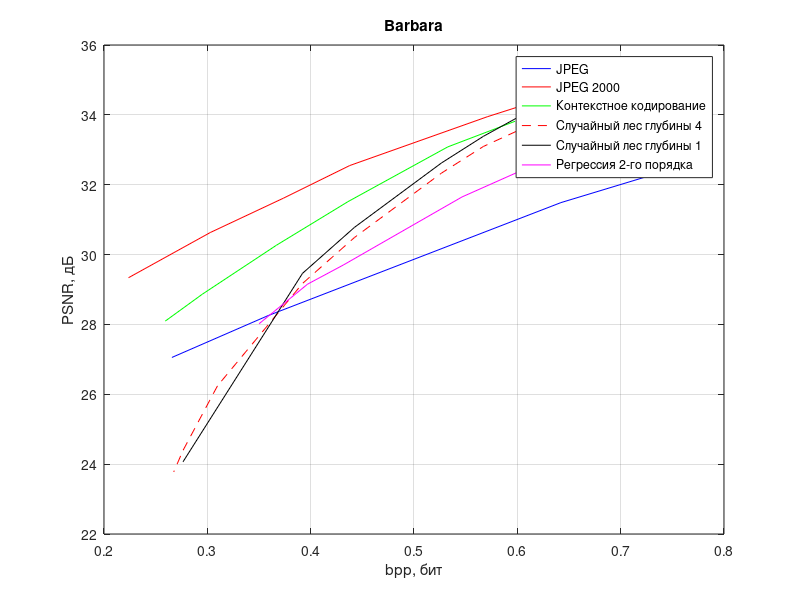

Source code (MATLAB):
% JPEG
y = [27.0546 28.2538 31.4880 32.5366];
x = [0.2657 0.3589 0.6422 0.7592];
plot(x, y, 'b')
hold on
grid on
title('Barbara')
xlabel('bpp, бит')
ylabel('PSNR, дБ')

% JPEG 200
y = [35.1452 33.9455 32.5490 31.6155 30.6306 29.3370];
x = [0.6980 0.5709 0.4378 0.3737 0.3028 0.2237];
plot(x, y, 'r')

% Контекстное кодирование
y = [33.81681261336805 33.082536422869886 31.515783073075745 30.266515910920017 28.864539027442603 28.095877633186348];
x = [0.597808837890625 0.53265380859375 0.436126708984375 0.3668212890625 0.29510498046875 0.259307861328125];
plot(x, y, 'g')


% Лес
y = [33.95042188853107 33.20600151248229 32.494401359500024 31.73237739264571 29.890180338874085 28.57258909396281...
    25.64118540807772 23.792562275736046 23.176496202963595];
x = [0.685302734375 0.619415283203125 0.567108154296875 0.526580810546875 0.44244384765625 0.392120361328125...
    0.309814453125 0.276458740234375 0.2674560546875];
plot(x, y + 0.6, 'r--')

% Пни
y = [33.607226536578985 32.9364154356932 32.0848152827 31.32279131585 29.4805942620850 28.16300301...
    22.766910126174];
x = [0.685302734375 0.619415283203125 0.567108154296875 0.526580810546875 0.44244384765625 0.392120361328125...
    0.276458740234375];
plot(x, y + 1.3, 'k')

% регрессия
y = [26.1209927784992 27.25372933122453 27.8 29.750591520825896 32.082536422869886];
x = [0.350128173828125 0.39703369140625 0.431549072265625 0.546539306640625 0.72369384765625];
plot(x, y + 1.9, 'm')

legend('JPEG', 'JPEG 2000', 'Контекстное кодирование',...
    'Случайный лес глубины 4', 'Случайный лес глубины 1',...
    'Регрессия 2-го порядка')
